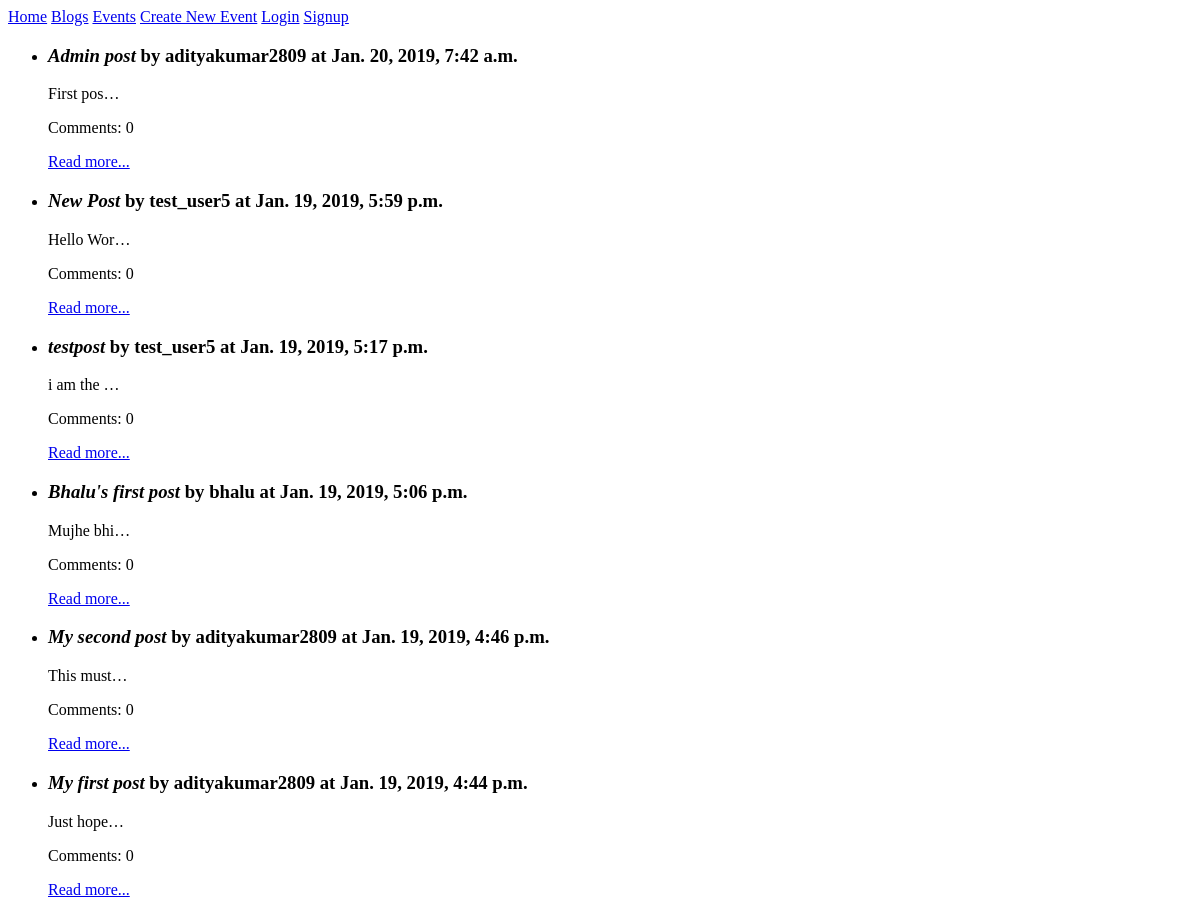
Before: /blog/ with the older database file.
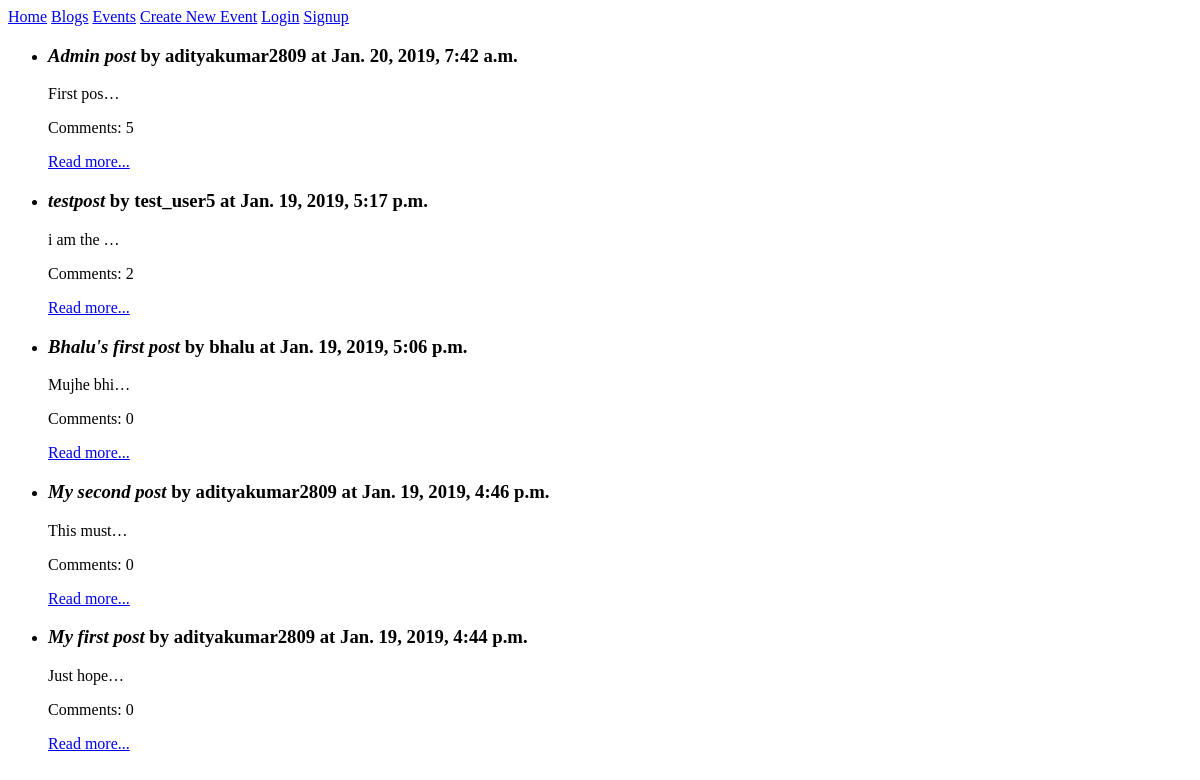
After: the same page with the newer database file.
### blog/models.py (models this page shows, shortened)
class Post(models.Model):
	user = models.ForeignKey(User,related_name='posts',on_delete=models.CASCADE)
	title = models.CharField(max_length=150, default=('New Post'))
	created_at = models.DateTimeField(auto_now=True)
	message = models.TextField()
	class Meta():
		ordering = ['-created_at']
		unique_together = ('user','message')

### blog/views.py (the view)
# urls.py: path('',views.PostList.as_view(),name = 'all'),
class PostList(generic.ListView):
    model = models.Post

### blog/templates/blog/post_list.html (shortened to what this page needs)
{% extends "blog/blog_base.html" %}
{% block post_content %}
	<ul>
		{% for post in post_list %}
			<li>
	  			{% include "blog/_blog_list.html" %}
	  		</li>
		{% endfor %}
	</ul>
{% endblock %}

### blog/templates/blog/_blog_list.html
<h3><em>{{ post.title }}</em> by {{post.user.username}} at {{post.created_at}}</h3>
<p>{{post.message|truncatechars:10}}</p>
<p>Comments: {{post.comments.all.count}}</p>
<a href="{% url 'blog:single' username=post.user.username pk=post.pk %}">Read more...</a>
<br>

Changed rows visible on the page:
removed Post: title "New Post", user.username "test_user5", created_at "Jan. 19, 2019, 5:59 p.m.", message "Hello Wor…", comments.all.count "0"
computed for Post "Admin post": comments.all.count "0" → "5"
computed for Post "testpost": comments.all.count "0" → "2"
